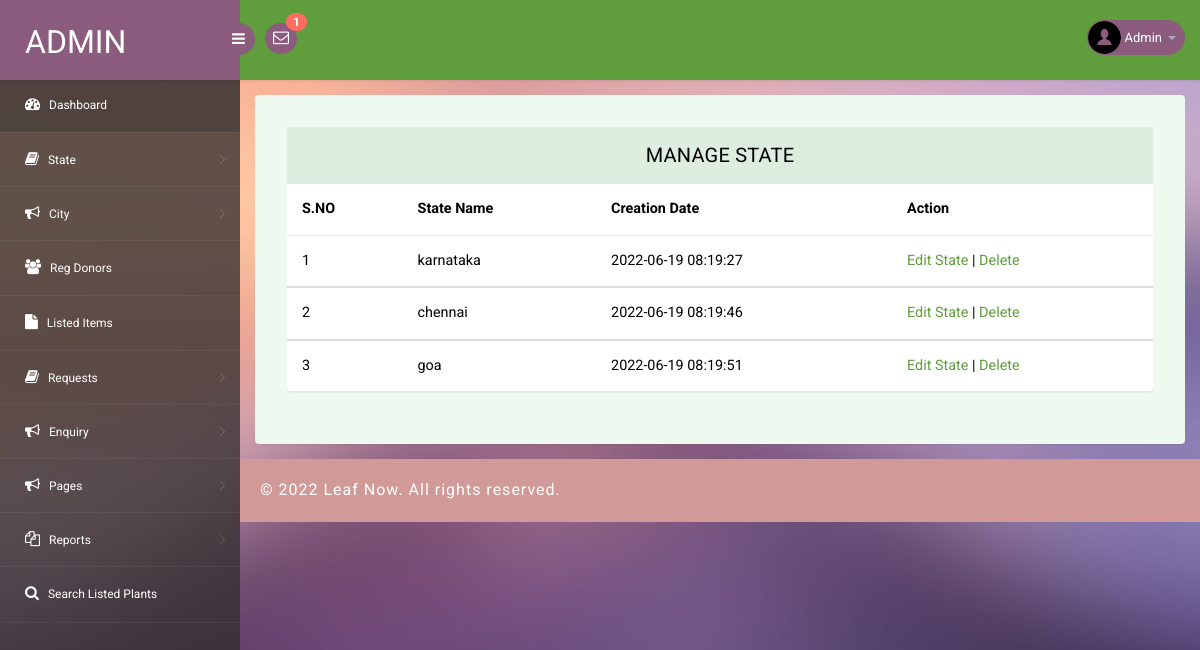
The app's page /fwms/admin/manage-state.php (signed in) with its own data.
### tables this page shows
CREATE TABLE `tblstate` (
  `ID` int(10) NOT NULL,
  `StateName` varchar(120) DEFAULT NULL,
  `RegState` timestamp NULL DEFAULT current_timestamp()
);

### fwms/admin/manage-state.php (the view, shortened to what this page needs)
<?php
include('includes/dbconnection.php');
if (strlen($_SESSION['pgasaid']==0)) {
  header('location:logout.php');
  } else{
?>
<!DOCTYPE html>
<head>
<link rel="stylesheet" href="css/bootstrap.min.css" >
<link href="css/style.css" rel='stylesheet' type='text/css' />
<link href="css/style-responsive.css" rel="stylesheet"/>
<link rel="stylesheet" href="css/font.css" type="text/css"/>
<link href="css/font-awesome.css" rel="stylesheet">
</head>
<body>
<section id="container">
<?php include_once('includes/header.php');?>
<?php include_once('includes/sidebar.php');?>
<section id="main-content">
	<section class="wrapper">
		<div class="table-agile-info">
 <div class="panel panel-default">
    <div class="panel-heading">
     Manage State
    </div>
    <div>
      <table class="table" ui-jq="footable" ui-options='{
        "paging": {
          "enabled": true
        },
        "filtering": {
          "enabled": true
        },
        "sorting": {
          "enabled": true
        }}'>
        <thead>
          <tr>
            <th data-breakpoints="xs">S.NO</th>
            <th>State Name</th>
            <th>Creation Date</th>
            <th data-breakpoints="xs">Action</th>
          </tr>
        </thead>
        <?php
$ret=mysqli_query($con,"select * from  tblstate");
$cnt=1;
while ($row=mysqli_fetch_array($ret)) {
?>
        <tbody>
          <tr data-expanded="true">
            <td><?php echo $cnt;?></td>
                  <td><?php  echo $row['StateName'];?></td>
                  <td><?php  echo $row['RegState'];?></td>
                  <td><a href="edit-state.php?editid=<?php echo $row['ID'];?>">Edit State</a> |
                    <a href="manage-state.php?del=<?php echo $row['ID'];?>">Delete</a>
                </tr>
                <?php
$cnt=$cnt+1;
}?>
 </tbody>
            </table>
    </div>
  </div>
</div>
</section>
		 <?php include_once('includes/footer.php');?>
</section>
</section>
</body>
</html>
<?php }  ?>

### fwms/admin/includes/header.php (shortened to what this page needs)
<?php
include('includes/dbconnection.php');
?>
<header class="header fixed-top clearfix">
<div class="brand">
    <a href="dashboard.php" class="logo">
        Admin
    </a>
    <div class="sidebar-toggle-box">
        <div class="fa fa-bars"></div>
    </div>
</div>
<div class="nav notify-row" id="top_menu">
    <ul class="nav top-menu">
                <?php
$ret1=mysqli_query($con,"select tblplantrequests.id,fullName,requestNumber    from tblplantrequests
 join tblplant  on tblplant.ID=tblplantrequests.plantId
 where   (tblplantrequests.status is null || tblplantrequests.status='')");
$num=mysqli_num_rows($ret1);
?>
        <li id="header_inbox_bar" class="dropdown">
            <a data-toggle="dropdown" class="dropdown-toggle" href="#">
                <i class="fa fa-envelope-o"></i>
                <span class="badge bg-important"><?php echo $num;?></span>
            </a>
        </li>
    </ul>
</div>
<div class="top-nav clearfix">
    <ul class="nav pull-right top-menu">
        <li class="dropdown">
            <a data-toggle="dropdown" class="dropdown-toggle" href="#">
                <?php
$adid=$_SESSION['pgasaid'];
$ret=mysqli_query($con,"select AdminName from tbladmin where ID='$adid'");
$row=mysqli_fetch_array($ret);
$name=$row['AdminName'];
?>
                <img alt="" src="images/2.png">
                <span class="username"><?php echo $name; ?></span>
                <b class="caret"></b>
            </a>
        </li>
    </ul>
</div>
</header>

### fwms/admin/css/style.css (style rules this page uses)
ul, ol { margin: 0; }
html, body { font-family: 'Roboto', sans-serif; font-size: 100%; overflow-x: hidden; background: url(../images/bg.jpg) no-repeat 0px 0px; background-size: cover; }
body a { transition: 0.5s all ease; -webkit-transition: 0.5s all ease; -moz-transition: 0.5s all ease; -o-transition: 0.5s all ease; -ms-transition: 0.5s all ease; text-decoration: none; }
ul, label { margin: 0; padding: 0; }
#main-content { margin-left: 240px; -webkit-transition: all .3s ease-in-out; -moz-transition: all .3s ease-in-out; -o-transition: all .3s ease-in-out; transition: all .3s ease-in-out; }
.header { left: 0; right: 0; z-index: 1002; background: #609D3D; -webkit-transition: all .3s ease-in-out; -moz-transition: all .3s ease-in-out; -o-transition: all .3s ease-in-out; transition: all .3s ease-in-out; }
.fixed-top { position: fixed; box-shadow: 1px 0 3px rgba(0, 0, 0, .15); }
.wrapper { display: inline-block; margin-top: 80px; padding: 15px; width: 100%; }
.brand { background: #8b5c7e; float: left; width: 240px; height: 80px; position: relative; }
a.logo { font-size: 32px; color: #fff; float: left; margin: 20px 0 0 25px; text-transform: uppercase; }
#top_menu .nav>li, ul.top-menu>li { float: left; }
.notify-row { float: left; margin-top: 23px; margin-left: 25px; }
ul.top-menu { margin-right: 15px; margin-top: 0; }
ul.top-menu>li>a { color: #fff; font-size: 16px; background: #8b5c7e; padding: 4px 8px; margin-right: 15px; border-radius: 50%; -webkit-border-radius: 50%; padding-right: 8px !important; }
.notify-row .badge { position: absolute; right: -10px; top: -10px; z-index: 100; }
.top-nav { margin-top: 20px; }
.top-nav img { border-radius: 50%; -webkit-border-radius: 50%; width: 33px; }
.top-nav .username { font-size: 13px; color: #fff; }
.top-nav ul.top-menu>li>a { border-radius: 100px; -webkit-border-radius: 100px; padding: 0px; background: none; margin-right: 0; border: 1px solid #8b5c7e; background: #8b5c7e; }
.top-nav ul.top-menu>li { margin-left: 10px; }
.top-nav .nav .caret { border-bottom-color: #A4AABA; border-top-color: #A4AABA; }
.sidebar-toggle-box { float: left; margin-top: 23px; margin-left: -15px; background: #8b5c7e; border-radius: 50%; -webkit-border-radius: 50%; width: 32px; height: 32px; position: absolute; right: -15px; }
.sidebar-toggle-box .fa-bars { cursor: pointer; display: inline-block; font-size: 15px; padding: 8px 8px 8px 9px; color: #fff; }
.panel-heading { position: relative; height: 57px; line-height: 57px; letter-spacing: 0.2px; color: #000; font-size: 18px; font-weight: 400; padding: 0 16px; background: #ddede0; border-top-right-radius: 2px; border-top-left-radius: 2px; text-transform: uppercase; text-align: center; }
.panel { border: none ! important; }
.table>thead>tr>th { border-bottom: 1px solid #e1ab91 ! important; }
.table>tbody>tr>td, .table>tbody>tr>th, .table>tfoot>tr>td, .table>tfoot>tr>th, .table>thead>tr>td, .table>thead>tr>th { border-bottom: 1px solid #e9e9e9 ! important; }
.table>thead>tr>th, .table>tbody>tr>th, .table>tfoot>tr>th, .table>thead>tr>td, .table>tbody>tr>td, .table>tfoot>tr>td { border-top: none !important; }
.table td, .table>tbody>tr>td, .table>tbody>tr>th, .table>tfoot>tr>td, .table>tfoot>tr>th, .table>thead>tr>td, .table>thead>tr>th { padding: 15px !important; }
.table>thead>tr>th, .table>tbody>tr>th, .table>tfoot>tr>th, .table>thead>tr>td, .table>tbody>tr>td, .table>tfoot>tr>td { font-size: 0.9em; color: #000; border-top: none !important; }
.table-agile-info { background: #eef9f0; padding: 2em; border-radius: 4px; -webkit-box-shadow: 0 1px 1px rgba(0, 0, 0, .05); box-shadow: 0 1px 1px rgba(0, 0, 0, .05); }
.panel-default>.panel-heading { color: #000000 ! important; background-color: #ddede0 ! important; border-color: #ddede0 ! important; font-size: 20px; }
.badge.bg-important { background: #ff6c60; }

### records on screen
tblstate: StateName "karnataka", RegState "2022-06-19 08:19:27"
tblstate: StateName "chennai", RegState "2022-06-19 08:19:46"
tblstate: StateName "goa", RegState "2022-06-19 08:19:51"

### other values on screen
$num "1"
$name "Admin"
